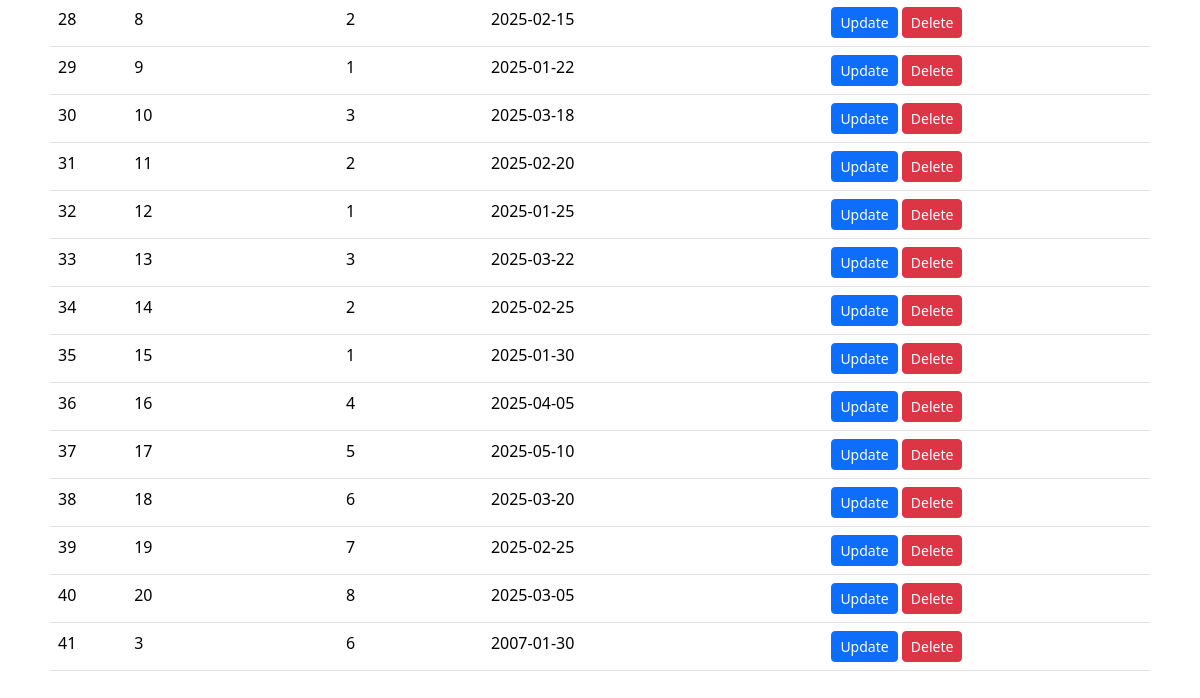
Page /Koodi/tiedot.php (lower part) on the earlier database version.
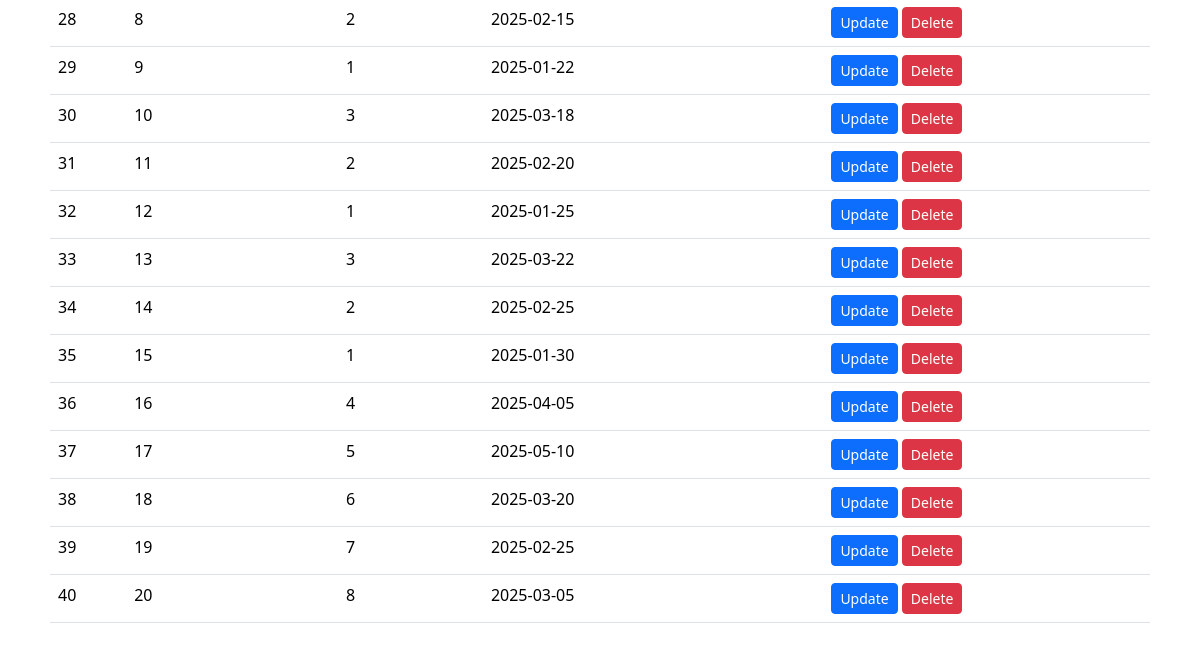
Same page on the later database version.
### tables this page shows
CREATE TABLE `kurssikirjautuminen` (
  `Tunnus` int(11) NOT NULL,
  `Opiskelija` int(11) NOT NULL,
  `Kurssi` int(11) NOT NULL,
  `Kirjautumispaiva` date NOT NULL
);

### Koodi/tiedot.php (the view, shortened to what this page needs)
<!DOCTYPE html>
<html lang="en">
<head>
    <link rel="stylesheet" href="styles.css">
    <link href="https://cdn.jsdelivr.net/npm/bootstrap@5.3.8/dist/css/bootstrap.min.css" rel="stylesheet">
</head>
<body>
    <div class="box" style="margin: 50px;">
                    <?php
                    include("yhteys.php");
                    ?>
        <div class="kirjautumiset">
            <br>
            <table class="table">
                <tbody>
                    <?php
                    $sql = "SELECT * FROM kurssikirjautuminen";
                    $result = $yhteys->query($sql);
                    while($row = $result->fetch(PDO::FETCH_ASSOC)) {
                        echo"<tr>
                            <td>" . $row["Tunnus"] . "</td>
                            <td>" . $row["Opiskelija"] . "</td>
                            <td>" . $row["Kurssi"] . "</td>
                            <td>" . $row["Kirjautumispaiva"] . "</td>
                            <td>
                                <a class='btn btn-primary btn-sm' href='update.php?table=kurssikirjautuminen&id=" . $row["Tunnus"] . "'>Update</a>
                                <a class='btn btn-danger btn-sm' href='delete.php?table=kurssikirjautuminen&id=" . $row["Tunnus"] . "'>Delete</a>
                            </td>
                        </tr>";
                    }
                    ?>
                </tbody>
            </table>
        </div>
    </div>
</body>
</html>

### Koodi/styles.css (style rules this page uses)
html, body { margin: 0; padding: 0; background-color: skyblue; min-height: 150vh; width: 100%; display: flex; flex-direction: column; }

Differences in the rows shown:
removed kurssikirjautuminen: Tunnus "41", Opiskelija "3", Kurssi "6", Kirjautumispaiva "2007-01-30"
